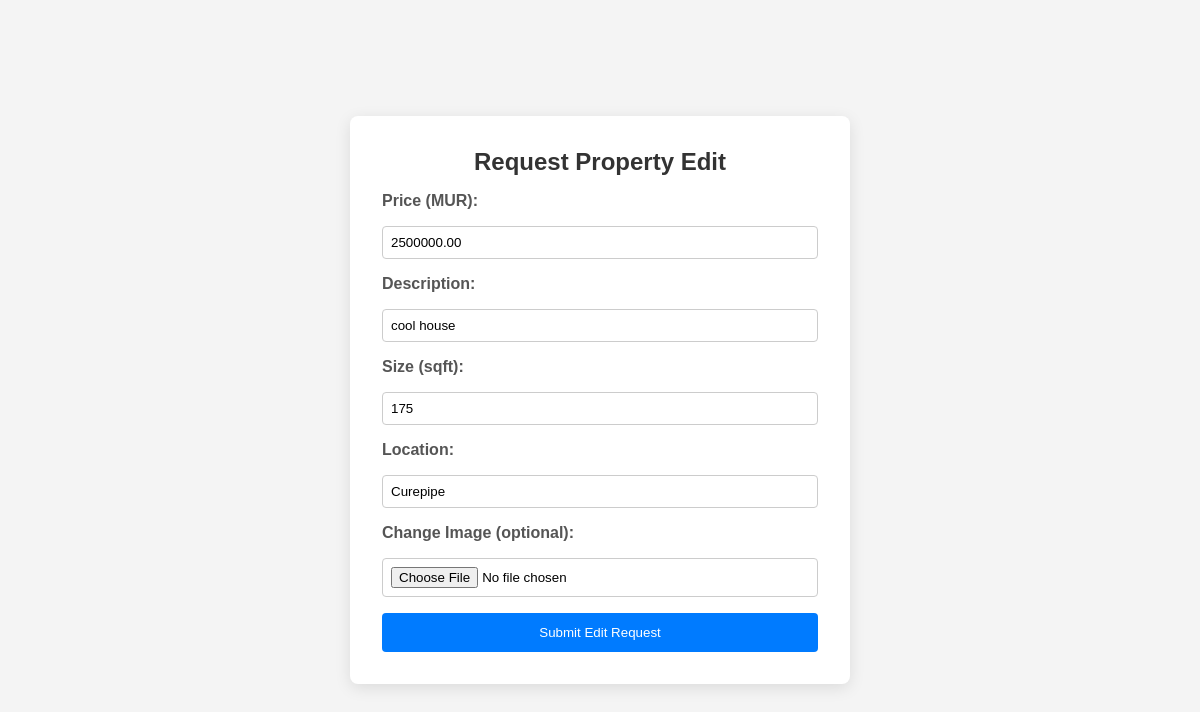
The app's page /edit_property.php?PropertyID=11 (signed in), older data.
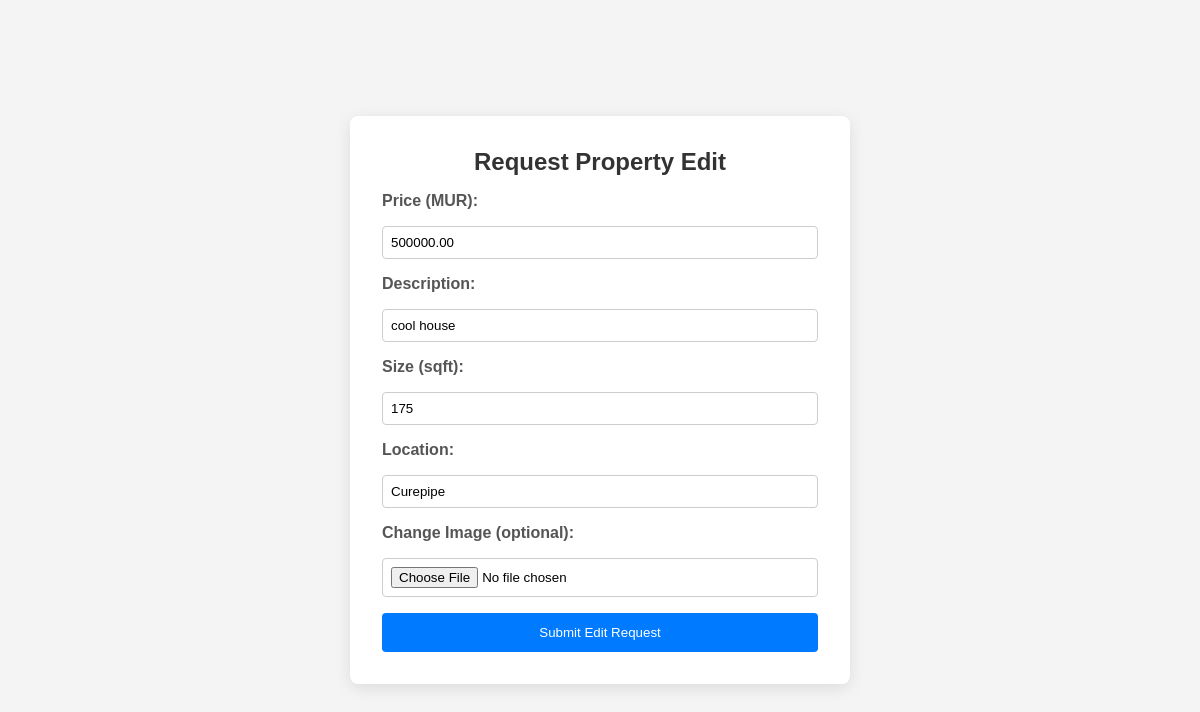
The same page, newer data.
### tables this page shows
CREATE TABLE `property` (
  `PropertyID` int(11) NOT NULL,
  `SalePrice` decimal(10,2) NOT NULL,
  `Size` int(11) NOT NULL,
  `Description` text NOT NULL,
  `image` varchar(255) DEFAULT NULL,
  `AgentID` int(11) NOT NULL,
  `LocationID` int(11) NOT NULL
);

CREATE TABLE `location` (
  `LocationID` int(11) NOT NULL,
  `City` varchar(100) NOT NULL,
  `State` varchar(100) NOT NULL,
  `ZipCode` varchar(10) NOT NULL
);

### edit_property.php (the view, shortened to what this page needs)
<?php
require_once 'db_connection.php';
$propId = isset($_GET['PropertyID']) ? intval($_GET['PropertyID']) : 0;
$sql = "
    SELECT p.PropertyID, p.SalePrice, p.Description, p.Size,
           l.City AS Location, p.image AS ImagePath
      FROM property p
 LEFT JOIN location l ON p.LocationID = l.LocationID
     WHERE p.PropertyID = ?
";
$stmt = $conn->prepare($sql);
$stmt->bind_param('i', $propId);
$stmt->execute();
$result = $stmt->get_result();
$property = $result->fetch_assoc();
?>
<!DOCTYPE html>
<html lang="en">
<head>
  <link rel="stylesheet" href="add_property.css">
</head>
<body>
  <div class="add-container">
    <h2>Request Property Edit</h2>
    <form method="post" action="edit_property.php?PropertyID=<?= $propId ?>" enctype="multipart/form-data">
      <label for="price">Price (MUR):</label>
      <input type="number" step="0.01" id="price" name="price" value="<?= htmlspecialchars($property['SalePrice']) ?>" required>
      <label for="description">Description:</label>
      <input type="text" id="description" name="description" value="<?= htmlspecialchars($property['Description']) ?>" required>
      <label for="size">Size (sqft):</label>
      <input type="number" id="size" name="size" value="<?= htmlspecialchars($property['Size']) ?>" required>
      <label for="location">Location:</label>
      <input type="text" id="location" name="location" value="<?= htmlspecialchars($property['Location']) ?>" required>
      <label for="image">Change Image (optional):</label>
      <input type="file" id="image" name="image" accept="image/*">
      <button type="submit">Submit Edit Request</button>
    </form>
  </div>
</body>
</html>

Row changes from the older to the newer data that the page shows:
changed property "cool house": price "2500000.00" → "500000.00"
